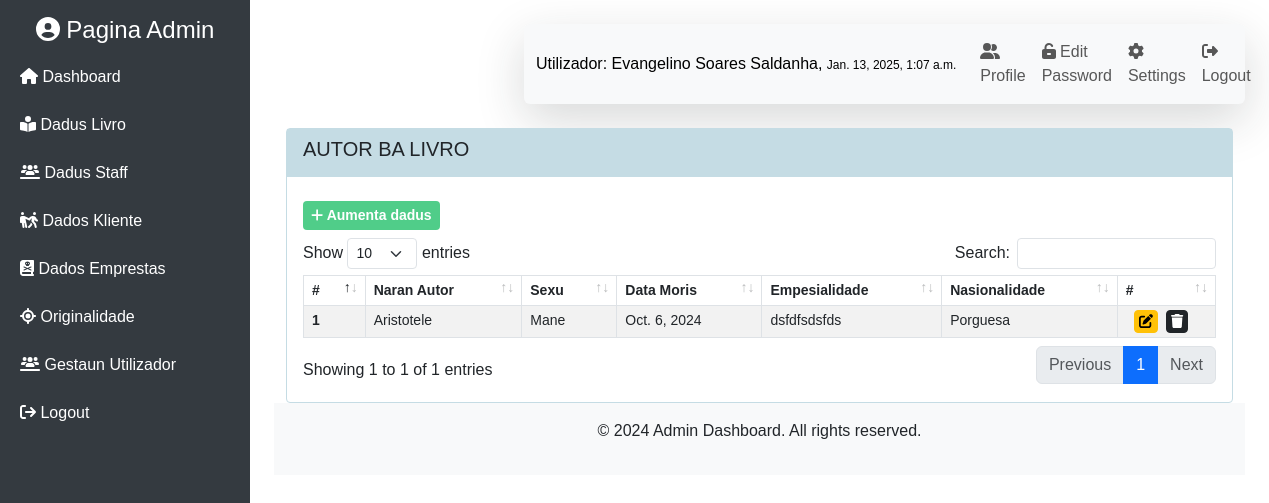
/home/autor_livro/ (signed in), run on the app's committed database.
### mainApp/models.py (models this page shows, shortened)
class Staff(models.Model):
    SEXO_CHOICES = [
        ('Mane', 'Mane'),
        ('Feto', 'Feto'),
    ]
    STADU_CIVIL = [
        ('Solteiro', 'Solteiro'),
        ('Kassadu', 'Kassadu'),
        ('Diborsiadu', 'Diborsiadu'),
        ('Barlakeadu', 'Barlakeadu')
    ]
    id_staff = models.UUIDField(primary_key=True, default=uuid.uuid4, editable=False)
    naran_staff = models.CharField(max_length=225, blank=True, null=True)
    sexu = models.CharField(max_length=4, choices=SEXO_CHOICES, blank=True, null=True)
    data_moris = models.DateField(blank=True, null=True)
    id_suku = models.ForeignKey(Suku, related_name='staff', on_delete=models.CASCADE, blank=True, null=True)
    endereso = models.CharField(max_length=225, blank=True, null=True)
    no_tlf = models.CharField(max_length=20, blank=True, null=True)
    estadu_sivil = models.CharField(max_length=15, default='', choices=STADU_CIVIL,blank=True, null=True)
    user = models.OneToOneField(User, on_delete=models.CASCADE, null= True)
    foto = models.ImageField(
        upload_to='foto_staff/',
        validators=[FileExtensionValidator(allowed_extensions=['png', 'jpg', 'jpeg'])],
        null=True,
        blank=True,
        default='default.png'
    )

class AutorLivro(models.Model):
    SEXO_CHOICES = [
        ('Mane', 'Mane'),
        ('Feto', 'Feto'),
    ]
    id_autor = models.UUIDField(primary_key=True, default=uuid.uuid4, editable=False)
    naran_autor = models.CharField(max_length=225)
    sexu = models.CharField(max_length=5, choices=SEXO_CHOICES)  # increased to 5 to match 'Mane'
    data_moris = models.DateField()
    nasionalidade = models.CharField(max_length=200)
    espesialidade = models.TextField()

### mainApp/views/views_admin.py (the view)
# urls.py: path('autor_livro/', views.autor_livro, name='autor_livro'),
@login_required
def autor_livro(request):
    autor = AutorLivro.objects.all()
    context = {
        'title': 'Autor ba Livor',
        'sub_title': 'Autor ba Livro',
        'autor': autor
    }
    return render(request, 'module/mod_autor/autor.html', context)

### mainApp/templates/module/mod_autor/autor.html (shortened to what this page needs)
{% extends 'base.html' %}
{% block content %}
<div class="row mt-4">
    <div class="col-md-12">
        <div class="card rounded-1" id="card">
            <div class="card-header rounded-0" id="card-header">
                <div class="cart-title">
                    <h5 class="card-title">{{sub_title}}</h5>
                </div>
            </div>
            <div class="card-body">
                <div class="my-2">
                    <a href="{% url 'add_autor' %}" class="btn btn-sm" id="btn_add"><i class="fa fa-plus"></i> Aumenta dadus</a>
                </div>
               <div class="table-responsive">
                <table id="activityTable" class="table table-striped table-bordered">
                    <thead>
                        <tr>
                            <th scope="col" class="py-1">#</th>
                            <th scope="col" class="py-1">Naran Autor</th>
                            <th scope="col" class="py-1">Sexu</th>
                            <th scope="col" class="py-1">Data Moris</th>
                            <th scope="col" class="py-1">Empesialidade</th>
                            <th scope="col" class="py-1">Nasionalidade</th>
                            <th scope="col" class="py-1">#</th>
                        </tr>
                    </thead>
                    <tbody>
                        {% for i in autor %}
                        <tr>
                            <th scope="row" class="py-1">{{forloop.counter}}</th>
                            <td class="py-1">{{i.naran_autor}}</td>
                            <td class="py-1">{{i.sexu}}</td>
                            <td class="py-1">{{i.data_moris}}</td>
                            <td class="py-1">{{i.espesialidade}}</td>
                            <td class="py-1">{{i.nasionalidade}}</td>
                            <td class="py-1">
                               <div class="d-flex">
                                    <form action="{% url 'update_autor' i.id_autor %}">
                                        <button type="submit" class="btn btn-sm py-0 px-1 btn-warning mx-2"><i class="fa fa-edit"></i></button>
                                    </form>
                                    <form action="{% url 'delete_autor' i.id_autor %}">
                                        <button type="submit" class="btn btn-sm py-0 px-1 btn-dark"><i class="fa fa-trash"></i></button>
                                    </form>
                               </div>
                            </td>
                        </tr>
                        {% endfor %}
                    </tbody>
                </table>
               </div>
            </div>
        </div>
    </div>
</div>
{% endblock %}

### templates/navbar.html (shortened to what this page needs)
<nav class="navbar navbar-expand-lg navbar-light bg-light shadow-lg rounded-2">
    <div class="container-fluid rounded-1">
        <a class="navbar-brand fs-6" href="#">Utilizador: {{request.user.staff.naran_staff}}, <span
                style="font-size: 12px;">{{user.last_login}}</span></a>
        <div class="collapse navbar-collapse" id="navbarSupportedContent">
            <ul class="navbar-nav ms-auto mb-2 mb-lg-0">
                <li class="nav-item">
                    <a class="nav-link" href="{% url 'detallu_staff' request.user.staff.id_staff %}"><i
                            class="fa fa-user-friends"></i> Profile</a>
                </li>
                <li class="nav-item">
                    <a class="nav-link" href="{% url 'change-password' %}"><i class="fa fa-unlock-keyhole"></i> Edit
                        Password</a>
                </li>
                <li class="nav-item">
                    <a class="nav-link" href="{% url 'update_staff' request.user.staff.id_staff %}"><i
                            class="fa fa-gear"></i> Settings</a>
                </li>
                <li class="nav-item">
                    <a class="nav-link" href="{% url 'logout' %}"><i class="fa fa-sign-out-alt "></i> Logout</a>
                </li>
            </ul>
        </div>
    </div>
</nav>

### static/css/style.css (style rules this page uses)
body { font-family: 'Arial', sans-serif; overflow-x: hidden; }
.navbar { margin-left: 250px; transition: margin-left 0.3s ease; }
th { font-size: 14px; }
td { font-size: 14px; }
#card-header { background-color: #c5dce4; border: none; }
#card { border-color: rgb(197, 220, 228); }
.card-title { text-transform: uppercase; }
#btn_add { background-color: #50cd89; border: 0px; font-weight: bold; border-radius: 4px; color: white; }

### data on the page
AutorLivro: naran_autor "Aristotele", sexu "Mane", data_moris "Oct. 6, 2024", espesialidade "dsfdfsdsfds", nasionalidade "Porguesa"

### other printed values
{{ request.user.staff.naran_staff }} "Evangelino Soares Saldanha"
{{ user.last_login }} "Jan. 13, 2025, 1:07 a.m."
{{ sub_title }} "AUTOR BA LIVRO"
